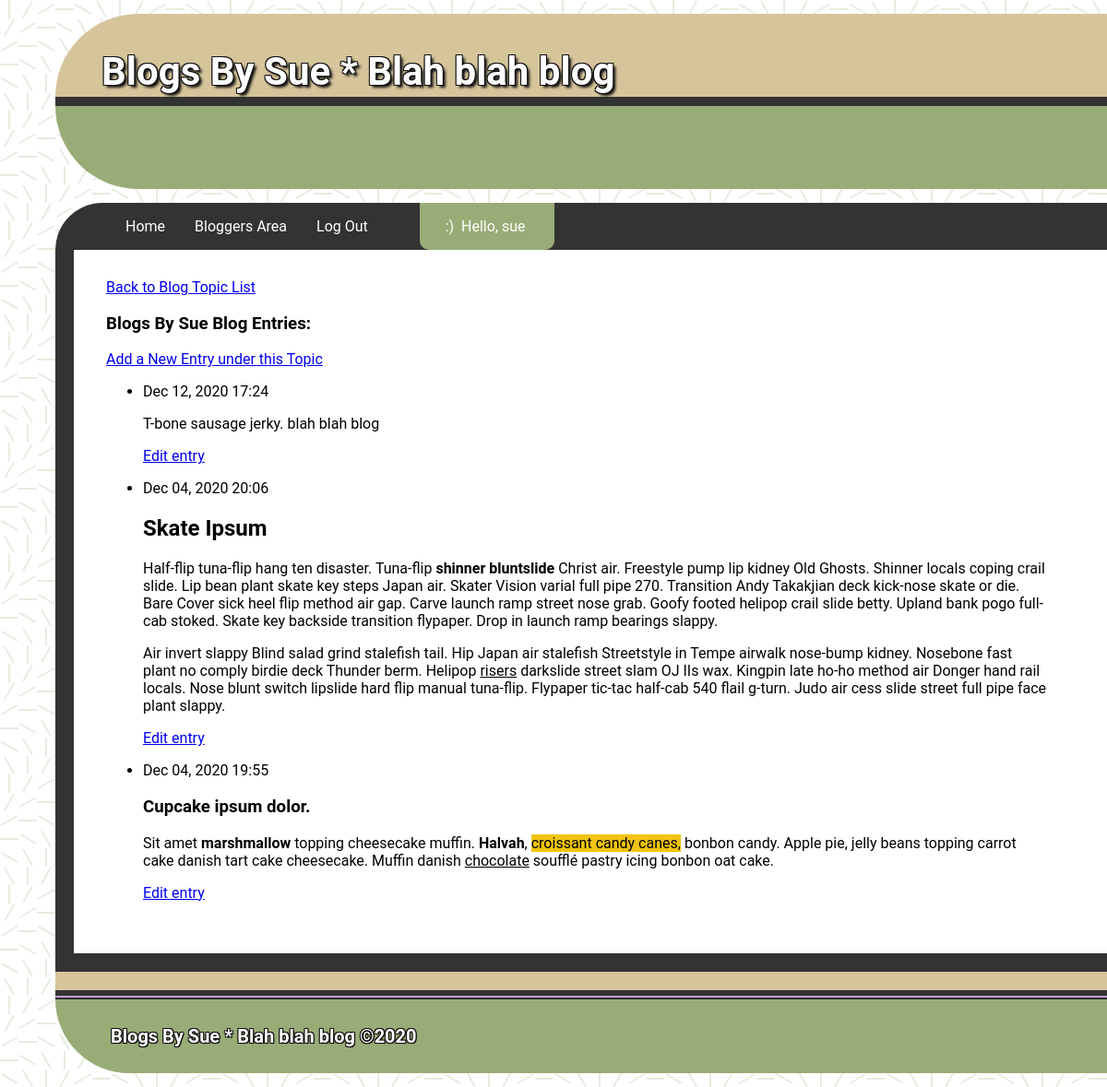
The app's page /topic/5/ (signed in) with its own data.
### blog_app/models.py (models this page shows, shortened)
class Topic(models.Model):
    text = models.CharField(max_length=255)
    date_added = models.DateTimeField(auto_now_add=True)
    owner = models.ForeignKey(User, on_delete=models.CASCADE)
    def __str__(self):
        return self.text

class Entry(models.Model):
    topic = models.ForeignKey(Topic, on_delete=models.CASCADE)
    text = RichTextField(blank=True, null=True)
    date_added = models.DateTimeField(auto_now_add=True)
    class Meta:
        verbose_name_plural = 'entries'  # correct display so it doesn't show up as 'entrys'

### blog_app/views.py (the view)
# urls.py: path('topic/<int:topic_id>/', views.topic, name='topic'),
@login_required
def topic(request, topic_id):
    topic = Topic.objects.get(id=topic_id)
    entries = topic.entry_set.order_by('-date_added')
    content = {"topic": topic, "entries": entries}
    return render(request, 'blog_app/blog_topic.html', content)

### blog_app/templates/blog_app/blog_topic.html
{% extends 'blog_app/base.html' %}
{%load static %}
{% block content %}
<p><a href="{% url 'blog_app:index' %}">Back to Blog Topic List</a></p>
<h3>{{ topic }} Blog Entries:</h3>
<p><a href="{% url 'blog_app:new_entry' topic.id %}">Add a New Entry under this Topic</a></p>
<ul>
    {% for entry in entries %}
        <li>
            <p>{{ entry.date_added|date:'M d, Y H:i' }}</p>
            <p>{{ entry.text|safe|linebreaks }}</p>
            <p><a href="{% url 'blog_app:edit_entry' entry.id %}">Edit entry</a></p>
        </li>
    {% empty %}
        <li>There are no Blog Entries for this topic yet.</li>
    {% endfor %}
</ul>
{% endblock content %}

### blog_app/templates/blog_app/base.html (shortened to what this page needs)
<!DOCTYPE html>
<html lang="en">
<head>
    {% load static %}
    <link rel="stylesheet" href="{% static 'style.css' %}">
</head>
<body class="bdy_bkg_shape">
<div class="header">
    <h1>{{ page_title|title }} {{ topic|title }} * Blah blah blog </h1>
</div>
<hr class="hoz_black_line">
<div class="header_base">
</div>
<div class="navbar">
    {% with request.resolver_match.url_name as url_name %}
    <a href="{% url 'blog_app:index' %}">Home</a>
    <a href="{% url 'blog_app:topics' %}">Bloggers Area</a>
    {% if user.is_authenticated %}
    <a href="{% url 'users:logout' %}">Log Out</a>
    <a href="" class="dead_nav_space">&nbsp;&nbsp;</a>
    <a href="" class="user_auth_display">&nbsp;&nbsp;&nbsp;:)&nbsp; Hello, {{ user.username }} &nbsp;&nbsp;&nbsp;</a>
    {% else %}
    <a href="{% url 'users:register' %}">Register</a>
    <a href="{% url 'users:login' %}">Log In</a>
    {% endif %}
    {% endwith %}
</div>
<div class="outerContainer">
    <div class="innerContainer">
        {% block content %}
        {% endblock content %}
    </div>
</div>
<div class="footer_cap"></div>
<hr class="hoz_ac_line">
<hr class="hoz_P_thin">
<hr class="hoz_black_thin">
<div class="footer">
    <h1>{{ page_title|title }} {{ topic|title }}&nbsp;*&nbsp;Blah blah blog &#169;2020&nbsp;&nbsp;</h1>
</div>
</body>
</html>

### blog_app/static/style.css (style rules this page uses)
body { margin: 15px 0 0 60px; font-family: "Roboto", "Lucida Grande", Verdana, Arial, sans-serif; }
.bdy_bkg_shape { background-color: #ffffff; }
.header { padding: 10px 0 0 50px; text-align: left; text-shadow: 3px 3px 3px #111, -1px -1px 0 #111, 1px -1px 0 #111, -1px 1px 0 #111, 1px 1px 0 #111; background: #D6C59B; color: white; font-size: 21px; white-space: nowrap; border-radius: 500px 0 0 0; min-height: 5rem; }
.header_base { padding: 10px 0 0 90px; text-align: left; background: #99AC77; border-radius: 0 0 0 500px; min-height: 5rem; margin-bottom: 15px; }
hr.hoz_black_line { border: 5px solid #333; border-radius: 0 0 0 0; margin: 0 0 0 0; top: 0; }
hr.hoz_black_thin { border: 1px solid #333; border-radius: 0 0 0 0; margin: 0 0 0 0; top: 0; }
hr.hoz_ac_line { border: 3px solid #333; border-radius: 0 0 0 0; margin: 0 0 0 0; top: 0; }
hr.hoz_P_thin { border: 1px solid #C59AD6; border-radius: 0 0 0 0; margin: 0 0 0 0; top: 0; }
.navbar { margin-top: 5px; padding: 0px 0 0 60px;white-space: nowrap; overflow: hidden; background-color: #333; border-radius: 500px 0 0 0; }
.navbar a { float: left; font-size: 16px; color: white; text-align: center; padding: 16px 16px; text-decoration: none; }
.user_auth_display { float: right; background-color: #99AC77; pointer-events: none; cursor: default; border-radius: 0 0 10px 10px; }
.dead_nav_space { pointer-events: none; cursor: default; white-space: nowrap; }
.outerContainer { display: block; background-color: white; border-left: 20px solid #333; border-right: 0; border-bottom: 20px solid #333; height: 100%; top: 0; }
.innerContainer { padding: 15px 0 15px 35px; min-height: 560px; margin-right: 65px; margin-bottom: 25px; background-color: white; }
.footer_cap { min-height: 20px; background: #D6C59B; }
.footer { margin-bottom: 15px; padding: 15px 0 15px 60px; text-align: left; background: #99AC77; color: white; font-size: 10px; border-radius: 0 0 0 500px; text-shadow: 1px 1px 1px #111, -1px -1px 0 #111, 1px -1px 0 #111, -1px 1px 0 #111, 1px 1px 0 #111; }

### records on screen
Topic: text "Blogs By Sue"
Entry: date_added "Dec 12, 2020 17:24", text "T-bone sausage jerky. blah blah blog"
Entry: date_added "Dec 04, 2020 20:06", text "Skate Ipsum Half-flip tuna-flip hang ten disaster. Tuna-flip shinner bluntslide Christ air. Freestyle pump lip kidney Old Ghosts. Shinner locals coping crail slide. Lip bean plant skate key steps Japan air. Skater Vision varial full pipe 270. Transition Andy Takakjian deck kick-nose skate or die. Bare Cover sick heel flip method air gap. Carve launch ramp street nose grab. Goofy footed helipop crail slide betty. Upland bank pogo full-cab stoked. Skate key backside transition flypaper. Drop in launch ramp bearings slappy. Air invert slappy Blind salad grind stalefish tail. Hip Japan air stalefish Streetstyle in Tempe airwalk nose-bump kidney. Nosebone fast plant no comply birdie deck Thunder…"
Entry: date_added "Dec 04, 2020 19:55", text "Cupcake ipsum dolor. Sit amet marshmallow topping cheesecake muffin. Halvah , croissant candy canes, bonbon candy. Apple pie, jelly beans topping carrot cake danish tart cake cheesecake. Muffin danish chocolate soufflé pastry icing bonbon oat cake."

### other values on screen
{{ user.username }} "sue"
